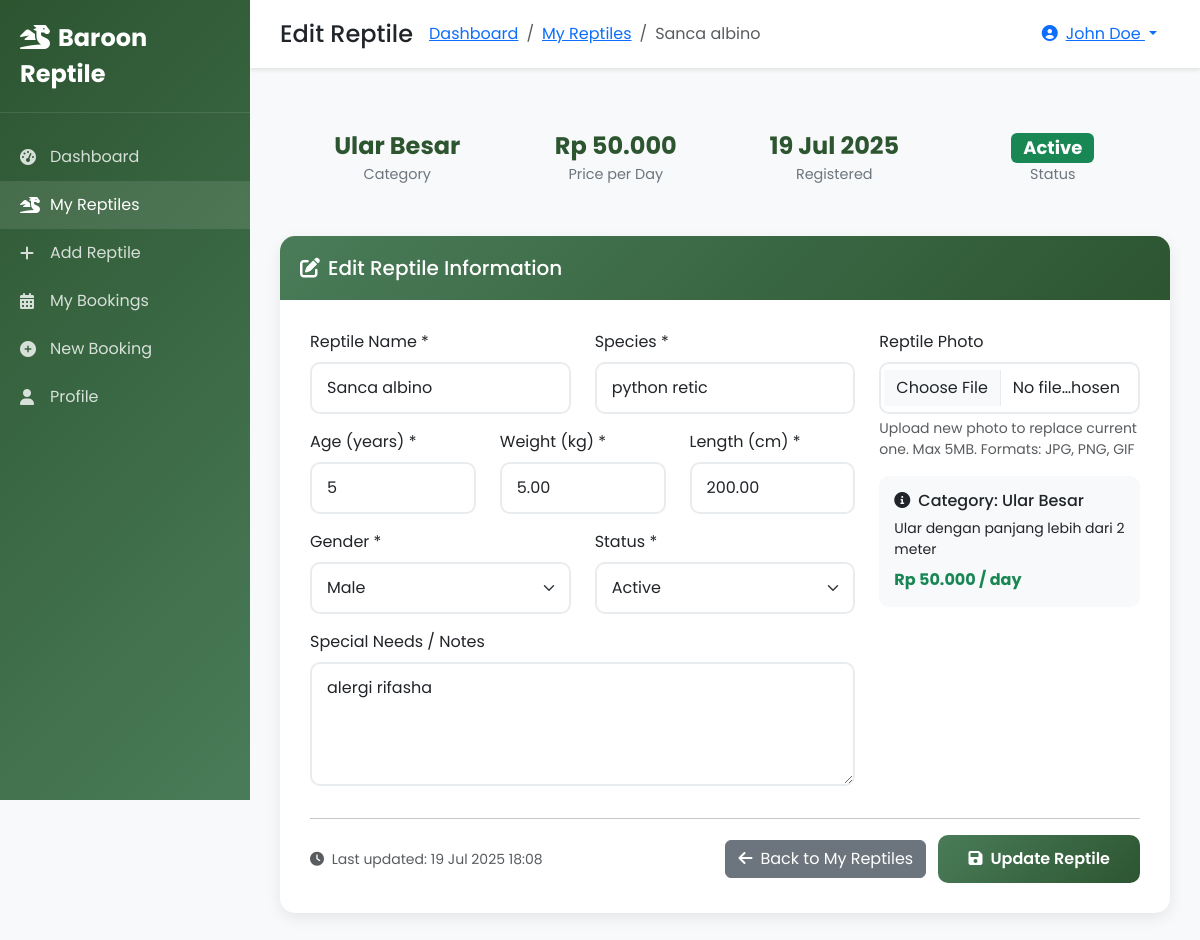
/customer/edit_reptile.php?id=1 (signed in), run on the app's committed database.
### tables this page shows
CREATE TABLE IF NOT EXISTS `reptiles` (
  `id` int(11) NOT NULL AUTO_INCREMENT,
  `customer_id` int(11) NOT NULL,
  `category_id` int(11) NOT NULL,
  `name` varchar(100) NOT NULL,
  `species` varchar(100) DEFAULT NULL,
  `age` varchar(20) DEFAULT NULL,
  `weight` decimal(5,2) DEFAULT NULL,
  `length` decimal(5,2) DEFAULT NULL,
  `gender` enum('male','female','unknown') DEFAULT NULL,
  `special_needs` text DEFAULT NULL,
  `photo` varchar(255) DEFAULT NULL,
  `status` enum('active','completed','cancelled') DEFAULT 'active',
  `created_at` timestamp NOT NULL DEFAULT current_timestamp(),
  `updated_at` timestamp NOT NULL DEFAULT current_timestamp() ON UPDATE current_timestamp(),
  PRIMARY KEY (`id`),
  KEY `customer_id` (`customer_id`),
  KEY `category_id` (`category_id`),
  CONSTRAINT `reptiles_ibfk_1` FOREIGN KEY (`customer_id`) REFERENCES `users` (`id`) ON DELETE CASCADE,
  CONSTRAINT `reptiles_ibfk_2` FOREIGN KEY (`category_id`) REFERENCES `reptile_categories` (`id`)
);

CREATE TABLE IF NOT EXISTS `reptile_categories` (
  `id` int(11) NOT NULL AUTO_INCREMENT,
  `name` varchar(50) NOT NULL,
  `description` text DEFAULT NULL,
  `price_per_day` decimal(10,2) NOT NULL,
  `created_at` timestamp NOT NULL DEFAULT current_timestamp(),
  PRIMARY KEY (`id`)
);

### customer/edit_reptile.php (the view, shortened to what this page needs)
<?php
$reptile = null;
try {
    $db = getDB();
    $reptile_id = isset($_GET['id']) ? (int)$_GET['id'] : 0;
    $stmt = $db->prepare("
        SELECT r.*, rc.name as category_name, rc.description as category_description, rc.price_per_day
        FROM reptiles r
        JOIN reptile_categories rc ON r.category_id = rc.id
        WHERE r.id = ? AND r.customer_id = ?
    ");
    $stmt->execute([$reptile_id, $_SESSION['user_id']]);
    $reptile = $stmt->fetch(PDO::FETCH_ASSOC);
    $stmt = $db->prepare("
        SELECT COUNT(*) FROM bookings
        WHERE reptile_id = ? AND status IN ('pending', 'confirmed', 'active')
    ");
    $stmt->execute([$reptile_id]);
    $has_active_bookings = $stmt->fetchColumn() > 0;
} catch (Exception $e) {
    $message = 'error:Terjadi kesalahan sistem.';
    error_log('Edit Reptile Error: ' . $e->getMessage() . ' in ' . $e->getFile() . ' on line ' . $e->getLine());
}
?>
<!DOCTYPE html>
<html lang="id">
<head>
    <link href="https://cdn.jsdelivr.net/npm/bootstrap@5.3.0/dist/css/bootstrap.min.css" rel="stylesheet">
    <link href="https://cdnjs.cloudflare.com/ajax/libs/font-awesome/6.0.0/css/all.min.css" rel="stylesheet">
</head>
<body>
    <div class="sidebar">
        <div class="sidebar-header">
            <a href="#" class="sidebar-brand">
                <i class="fas fa-dragon me-2"></i>Baroon Reptile
            </a>
        </div>
        <nav class="sidebar-nav">
            <ul class="nav flex-column">
                <li class="nav-item">
                    <a class="nav-link" href="dashboard.php">
                        <i class="fas fa-tachometer-alt"></i>Dashboard
                    </a>
                </li>
                <li class="nav-item">
                    <a class="nav-link active" href="my_reptiles.php">
                        <i class="fas fa-dragon"></i>My Reptiles
                    </a>
                </li>
                <li class="nav-item">
                    <a class="nav-link" href="add_reptile.php">
                        <i class="fas fa-plus"></i>Add Reptile
                    </a>
                </li>
                <li class="nav-item">
                    <a class="nav-link" href="bookings.php">
                        <i class="fas fa-calendar-alt"></i>My Bookings
                    </a>
                </li>
                <li class="nav-item">
                    <a class="nav-link" href="create_booking.php">
                        <i class="fas fa-plus-circle"></i>New Booking
                    </a>
                </li>
                <li class="nav-item">
                    <a class="nav-link" href="profile.php">
                        <i class="fas fa-user"></i>Profile
                    </a>
                </li>
            </ul>
        </nav>
    </div>
    <div class="main-content">
        <div class="top-navbar">
            <div class="d-flex align-items-center">
                <h4 class="mb-0">Edit Reptile</h4>
                <nav aria-label="breadcrumb" class="ms-3">
                    <ol class="breadcrumb mb-0">
                        <li class="breadcrumb-item"><a href="dashboard.php">Dashboard</a></li>
                        <li class="breadcrumb-item"><a href="my_reptiles.php">My Reptiles</a></li>
                        <li class="breadcrumb-item active"><?php echo htmlspecialchars($reptile['name']); ?></li>
                    </ol>
                </nav>
            </div>
            <div class="dropdown">
                <button class="btn btn-link dropdown-toggle" type="button" data-bs-toggle="dropdown">
                    <i class="fas fa-user-circle me-2"></i><?php echo htmlspecialchars($_SESSION['full_name']); ?>
                </button>
            </div>
        </div>
        <div class="content-area">
            <div class="reptile-stats">
                <div class="row">
                    <div class="col-md-3">
                        <div class="stat-item">
                            <div class="stat-value"><?php echo htmlspecialchars($reptile['category_name']); ?></div>
                            <div class="stat-label">Category</div>
                        </div>
                    </div>
                    <div class="col-md-3">
                        <div class="stat-item">
                            <div class="stat-value">Rp <?php echo number_format($reptile['price_per_day'], 0, ',', '.'); ?></div>
                            <div class="stat-label">Price per Day</div>
                        </div>
                    </div>
                    <div class="col-md-3">
                        <div class="stat-item">
                            <div class="stat-value"><?php echo date('d M Y', strtotime($reptile['created_at'])); ?></div>
                            <div class="stat-label">Registered</div>
                        </div>
                    </div>
                    <div class="col-md-3">
                        <div class="stat-item">
                            <div class="stat-value">
                                <span class="badge bg-<?php echo $reptile['status'] === 'active' ? 'success' : 'secondary'; ?>">
                                    <?php echo ucfirst($reptile['status']); ?>
                                </span>
                            </div>
                            <div class="stat-label">Status</div>
                        </div>
                    </div>
                </div>
            </div>
            <div class="form-card">
                <div class="form-header">
                    <h5 class="mb-0"><i class="fas fa-edit me-2"></i>Edit Reptile Information</h5>
                </div>
                <div class="form-body">
                    <form method="POST" enctype="multipart/form-data">
                        <div class="row">
                            <div class="col-md-8">
                                <div class="row">
                                    <div class="col-md-6 mb-3">
                                        <label for="name" class="form-label">Reptile Name *</label>
                                        <input type="text" class="form-control" id="name" name="name" value="<?php echo htmlspecialchars($reptile['name']); ?>" required maxlength="100">
                                    </div>
                                    <div class="col-md-6 mb-3">
                                        <label for="species" class="form-label">Species *</label>
                                        <input type="text" class="form-control" id="species" name="species" value="<?php echo htmlspecialchars($reptile['species']); ?>" required maxlength="100" <?php echo $has_active_bookings ? 'readonly' : ''; ?>>
                                    </div>
                                </div>
                                <div class="row">
                                    <div class="col-md-4 mb-3">
                                        <label for="age" class="form-label">Age (years) *</label>
                                        <input type="number" class="form-control" id="age" name="age" value="<?php echo $reptile['age']; ?>" required min="0" max="100" <?php echo $has_active_bookings ? 'readonly' : ''; ?>>
                                    </div>
                                    <div class="col-md-4 mb-3">
                                        <label for="weight" class="form-label">Weight (kg) *</label>
                                        <input type="number" class="form-control" id="weight" name="weight" value="<?php echo $reptile['weight']; ?>" required min="0.01" step="0.01" <?php echo $has_active_bookings ? 'readonly' : ''; ?>>
                                    </div>
                                    <div class="col-md-4 mb-3">
                                        <label for="length" class="form-label">Length (cm) *</label>
                                        <input type="number" class="form-control" id="length" name="length" value="<?php echo $reptile['length']; ?>" required min="0.1" step="0.1" <?php echo $has_active_bookings ? 'readonly' : ''; ?>>
                                    </div>
                                </div>
                                <div class="row">
                                    <div class="col-md-6 mb-3">
                                        <label for="gender" class="form-label">Gender *</label>
                                        <select class="form-select" id="gender" name="gender" required <?php echo $has_active_bookings ? 'disabled' : ''; ?>>
                                            <option value="male" <?php echo $reptile['gender'] === 'male' ? 'selected' : ''; ?>>Male</option>
                                        </select>
                                    </div>
                                    <div class="col-md-6 mb-3">
                                        <label for="status" class="form-label">Status *</label>
                                        <select class="form-select" id="status" name="status" required>
                                            <option value="active" <?php echo $reptile['status'] === 'active' ? 'selected' : ''; ?>>Active</option>
                                        </select>
                                    </div>
                                </div>
                                <div class="mb-3">
                                    <label for="special_needs" class="form-label">Special Needs / Notes</label>
                                    <textarea class="form-control" id="special_needs" name="special_needs" rows="4" placeholder="Any special care requirements, medical conditions, dietary restrictions, etc..."><?php echo htmlspecialchars($reptile['special_needs']); ?></textarea>
                                </div>
                            </div>
                            <div class="col-md-4">
                                <div class="mb-3">
                                    <label for="photo" class="form-label">Reptile Photo</label>
                                    <input type="file" class="form-control" id="photo" name="photo" accept="image/*">
                                    <div class="form-text">Upload new photo to replace current one. Max 5MB. Formats: JPG, PNG, GIF</div>
                                </div>
                                <div class="category-info">
                                    <h6 class="mb-2"><i class="fas fa-info-circle me-2"></i>Category: <?php echo htmlspecialchars($reptile['category_name']); ?></h6>
                                    <p class="small mb-2"><?php echo htmlspecialchars($reptile['category_description']); ?></p>
                                    <div class="fw-bold text-success">Rp <?php echo number_format($reptile['price_per_day'], 0, ',', '.'); ?> / day</div>
                                </div>
                            </div>
                        </div>
                        <hr>
                        <div class="d-flex justify-content-between align-items-center">
                            <div>
                                <small class="text-muted">
                                    <i class="fas fa-clock me-1"></i>
                                    Last updated: <?php echo (isset($reptile['updated_at']) && $reptile['updated_at']) ? date('d M Y H:i', strtotime($reptile['updated_at'])) : 'Never'; ?>
                                </small>
                            </div>
                            <div>
                                <a href="my_reptiles.php" class="btn btn-secondary me-2">
                                    <i class="fas fa-arrow-left me-2"></i>Back to My Reptiles
                                </a>
                                <button type="submit" class="btn btn-primary">
                                    <i class="fas fa-save me-2"></i>Update Reptile
                                </button>
                            </div>
                        </div>
                    </form>
                </div>
            </div>
        </div>
    </div>
</body>
</html>

### customer/edit_reptile.php (style rules this page uses)
* { font-family: 'Poppins', sans-serif; }
body { background: #f8f9fa; }
.sidebar { background: linear-gradient(135deg, #2c5530, #4a7c59); min-height: 100vh; position: fixed; top: 0; left: 0; width: 250px; z-index: 1000; }
.sidebar-header { padding: 20px; border-bottom: 1px solid rgba(255,255,255,0.1); }
.sidebar-brand { color: white; font-size: 1.5rem; font-weight: 700; text-decoration: none; }
.sidebar-nav { padding: 20px 0; }
.nav-link { color: rgba(255,255,255,0.8); padding: 12px 20px; text-decoration: none; display: flex; align-items: center; transition: all 0.3s ease; }
.nav-link:hover, .nav-link.active { background: rgba(255,255,255,0.1); color: white; }
.nav-link i { width: 20px; margin-right: 10px; }
.main-content { margin-left: 250px; }
.top-navbar { background: white; box-shadow: 0 2px 4px rgba(0,0,0,0.1); padding: 15px 30px; display: flex; justify-content: space-between; align-items: center; }
.content-area { padding: 30px; }
.form-card { background: white; border-radius: 15px; box-shadow: 0 5px 15px rgba(0,0,0,0.08); overflow: hidden; }
.form-header { background: linear-gradient(135deg, #4a7c59, #2c5530); color: white; padding: 20px; }
.form-body { padding: 30px; }
.form-control, .form-select { border-radius: 10px; border: 2px solid #e9ecef; padding: 12px 15px; }
.btn-primary { background: linear-gradient(135deg, #4a7c59, #2c5530); border: none; border-radius: 10px; padding: 12px 30px; font-weight: 600; }
.category-info { background: #f8f9fa; border-radius: 10px; padding: 15px; margin-top: 10px; }
.reptile-stats { background: #f8f9fa; border-radius: 10px; padding: 20px; margin-bottom: 20px; }
.stat-item { text-align: center; padding: 10px; }
.stat-value { font-size: 1.5rem; font-weight: 700; color: #2c5530; }
.stat-label { color: #6c757d; font-size: 0.9rem; }

### data on the page
reptiles: name "Sanca albino", category.name "Ular Besar", category.price_per_day "50.000", created_at "19 Jul 2025", status "Active", species "python retic", age "5", weight "5.00", length "200.00", gender "Male", special_needs "alergi rifasha", category.description "Ular dengan panjang lebih dari 2 meter", updated_at "19 Jul 2025 18:08"

### other printed values
$_SESSION['full_name'] "John Doe"
